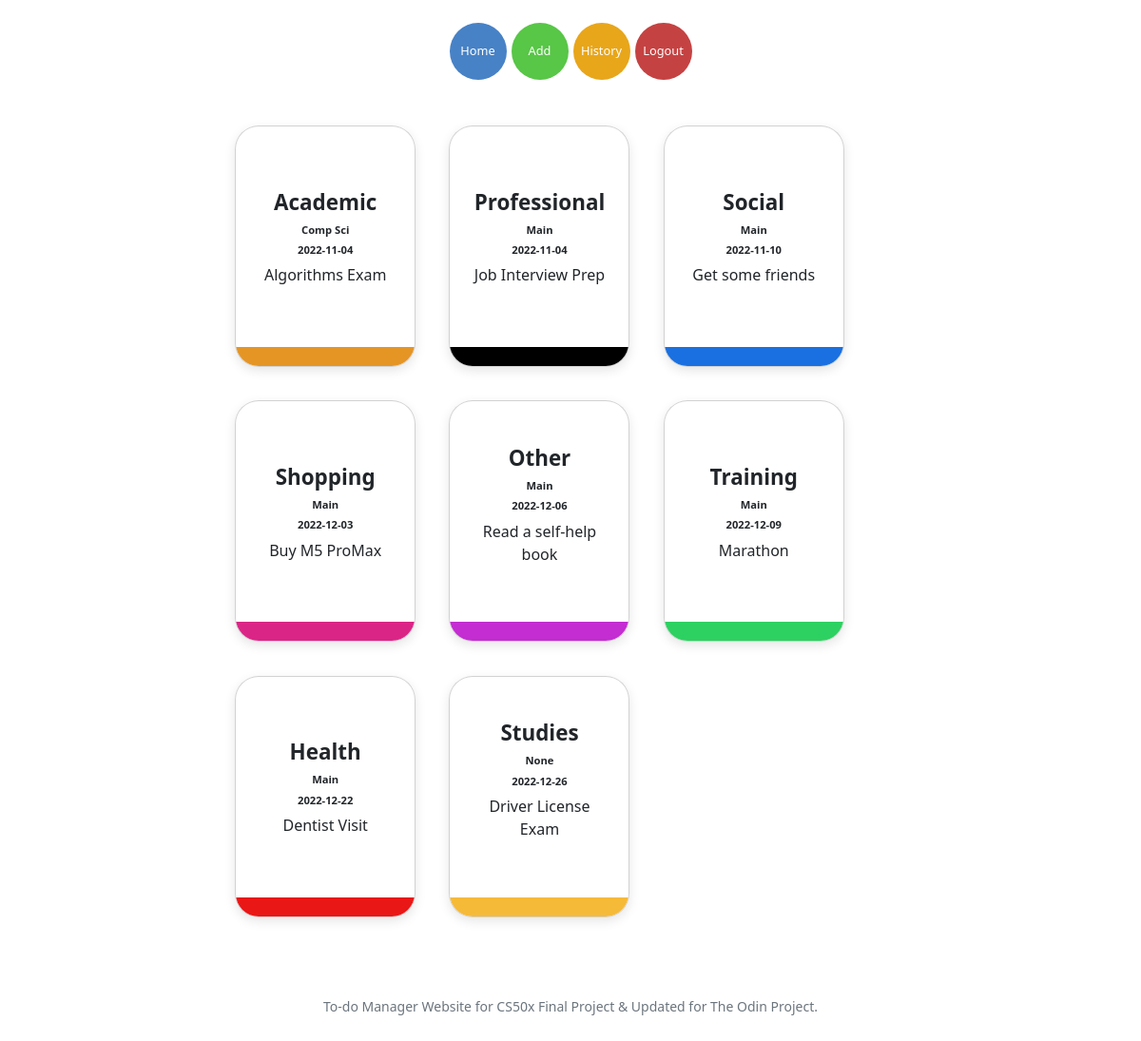
The page / (signed in) on the database its author committed.
### tables this page shows
CREATE TABLE todo (id INTEGER, categories TEXT, description TEXT, date TEXT, list TEXT, FOREIGN KEY (id) REFERENCES users (id));

### app.py (the view)
@app.route("/")
@login_required
def index():
    userid = session["user_id"]
    usertodo = cursor.execute(
        "SELECT * FROM todo WHERE id = ? ORDER BY date ASC", [userid]
    )
    usertodo = usertodo.fetchall()
    return render_template("index.html", usertodo=usertodo)

### app.py (called while the page is built)
@app.after_request
def after_request(response):
    response.headers["Cache-Control"] = "no-cache, no-store, must-revalidate"
    response.headers["Expires"] = 0
    response.headers["Pragma"] = "no-cache"
    return response

### helpers.py (called while the page is built)
def login_required(f):
    @wraps(f)
    def decorated_function(*args, **kwargs):
        if session.get("user_id") is None:
            return redirect("/login")
        return f(*args, **kwargs)
    return decorated_function

### templates/index.html (shortened to what this page needs)
{% extends "layout.html" %}
{% block main %}
<body>
    <div class="containerBody" ;">
        {% for key in usertodo %}
        <div class="cardContainer">
            <div class="card {{key.categories}}">
                <div class="colorBar"></div>
                <div class="top">
                    <h5>{{ key.categories }}</h5>
                    <h6>{{key.list}}</h6>
                    <h6>{{key.date}}</h6>
                    <p>{{key.description}}</p>
                </div>
                <div class="buttons">
                </div>
            </div>
        </div>
        {% endfor %}
    </div>
</body>
{% endblock %}

### static/styles.css (style rules this page uses)
body { background-color: white; }
.containerBody { margin: 0 20%; display: flex; flex-wrap: wrap; gap: 5%; }
.cardContainer { margin-bottom: 5%; }
.cardContainer .card { position: relative; width: 190px; height: 254px; border-radius: 25px; background: #ffffffd0; padding: 20px; box-shadow: rgba(0, 0, 0, 0.1) 0px 4px 12px; transition: all 0.2s ease; display: flex; flex-direction: column; justify-content: space-between; overflow: hidden; }
.cardContainer .card .top h6 { font-size: 0.7rem; font-weight: bold; }
.cardContainer .card .top h5 { position: relative; font-size: 1.4rem; font-weight: bold; }
.cardContainer .card .colorBar { position: relative; width: 150%; height: 20%; top: 100%; left: -20%; right: 0; }
.cardContainer .card.Professional .colorBar { background-color: black; }
.cardContainer .card.Academic .colorBar { background-color: rgb(229, 149, 36); }
.cardContainer .card.Social .colorBar { background-color: rgb(26, 112, 224); }
.cardContainer .card.Other .colorBar { background-color: rgb(195, 45, 209); }
.cardContainer .card.Training .colorBar { background-color: rgb(45, 209, 97); }
.cardContainer .card.Studies .colorBar { background-color: rgb(246, 186, 57); }
.cardContainer .card.Shopping .colorBar { background-color: rgb(219, 37, 134); }
.cardContainer .card.Health .colorBar { background-color: rgb(234, 23, 23); }
.card .buttons { width: 100%; height: auto; display: flex; justify-content: center; gap: 10%; margin-bottom: 15%; }

### rows shown on the page
todo: categories "Academic", list "Comp Sci", date "2022-11-04", description "Algorithms Exam"
todo: categories "Professional", list "Main", date "2022-11-04", description "Job Interview Prep"
todo: categories "Social", list "Main", date "2022-11-10", description "Get some friends"
todo: categories "Shopping", list "Main", date "2022-12-03", description "Buy M5 ProMax"
todo: categories "Other", list "Main", date "2022-12-06", description "Read a self-help book"
todo: categories "Training", list "Main", date "2022-12-09", description "Marathon"
todo: categories "Health", list "Main", date "2022-12-22", description "Dentist Visit"
todo: categories "Studies", list "None", date "2022-12-26", description "Driver License Exam"
